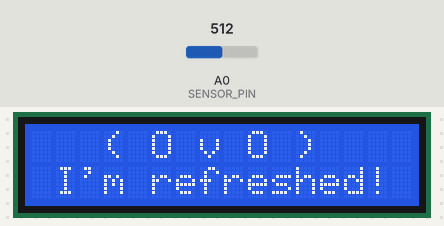
A sketch run on a simulated Arduino Uno R4 WiFi. Parts: 16×2 character LCD. Inputs (shaded band) come from the test bench; at power-on: A0 (SENSOR_PIN) = 512 (analog values on the 0–1023 scale). WiFi joins after 1.5 s; servers stay silent unless stated; uploads are accepted with an empty reply; what the sketch prints to the serial monitor is not drawn.

Above: at 3.1 s.
3.2 s: A0 (SENSOR_PIN) set to 436
4.7 s: A0 (SENSOR_PIN) set to 410
At 6.1 s:
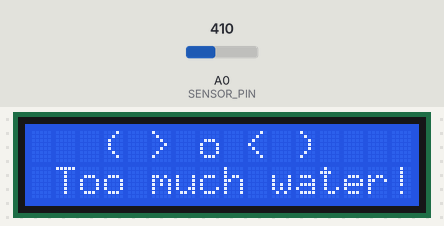
6.5 s: A0 (SENSOR_PIN) set to 900
At 7.7 s:
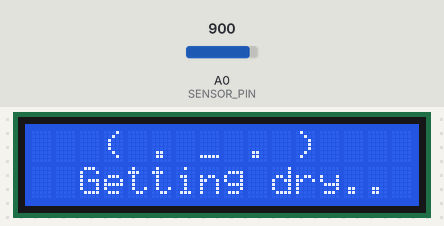
8.5 s: A0 (SENSOR_PIN) set to 925
At 9.3 s:
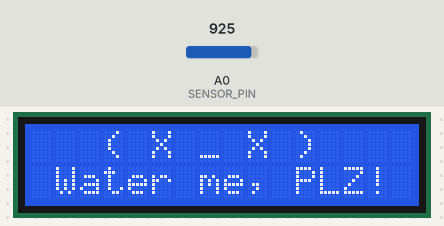
10.5 s: A0 (SENSOR_PIN) set to 716
At 11.9 s:
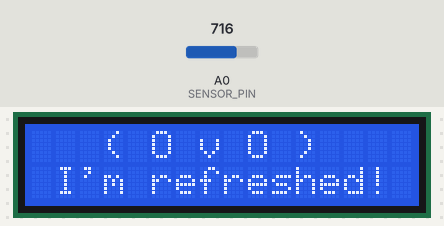
12.5 s: A0 (SENSOR_PIN) set to 799
14.2 s: A0 (SENSOR_PIN) set to 829
At 15.8 s:
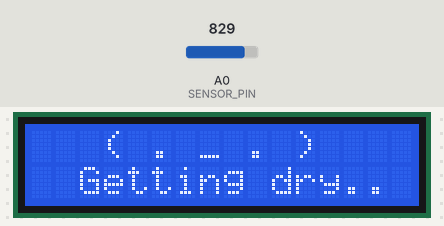
Timing chart, 0 to 17.0 s (numbered marks = the images above; inputs shaded):
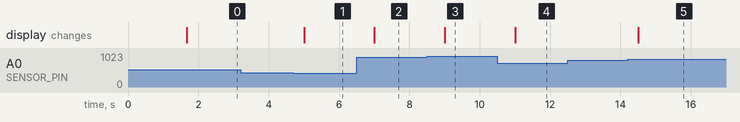

The sketch:

Source_Code.ino
```cpp
#include <WiFiS3.h>
#include <LiquidCrystal_I2C.h>

// --- WiFi & Webhook Configuration ---
const char WIFI_SSID[] = "E";
const char WIFI_PASSWORD[] = "eeeeeeee";
const char WEBHOOK_URL[]   = "https://discord.com/api/webhooks/1563768173864558753/7iUTrccgbqkqACapFC9nSzgte-_LDga7LmoKxU7euSujUtp9yriVKFMB7OtOrJixxTz2";

// --- Hardware & Calibration ---
const int SENSOR_PIN = A0;
LiquidCrystal_I2C lcd(0x27, 16, 2);

const int AIR_VALUE = 1023;
const int WATER_VALUE = 320;

// --- Timers & Thresholds ---
const unsigned long SEND_INTERVAL = 60UL * 1000UL;
const unsigned long LCD_INTERVAL = 500UL;
const int DRY_BELOW = 30;
const int WET_ABOVE = 85;

// --- State Variables ---
WiFiSSLClient client;
unsigned long lastSend = 0;
unsigned long lastLcdUpdate = 0;
String webhookHost;
String webhookPath;
int prevStage = -1;

void connectWiFi() {
  if (WiFi.status() == WL_CONNECTED) return;

  Serial.print("Connecting to WiFi");
  while (WiFi.begin(WIFI_SSID, WIFI_PASSWORD) != WL_CONNECTED) {
    Serial.print(".");
    delay(3000);
  }
  Serial.println("\nConnected! IP: " + WiFi.localIP().toString());
}

void parseWebhookUrl() {
  String url = String(WEBHOOK_URL);
  url.replace("https://", "");
  int slash = url.indexOf('/');
  webhookHost = url.substring(0, slash);
  webhookPath = url.substring(slash);
}

int readMoisturePercent() {
  long total = 0;
  for (int i = 0; i < 10; i++) {
    total += analogRead(SENSOR_PIN);
    delay(5);
  }
  int raw = total / 10;
  int percent = map(raw, AIR_VALUE, WATER_VALUE, 0, 100);
  return constrain(percent, 0, 100);
}

String makeBar(int percent) {
  const int segments = 10;
  int filled = (percent + 5) / 10;
  String bar = "";
  for (int i = 0; i < segments; i++) {
    bar += (i < filled) ? "🟦" : "⬛";
  }
  return bar;
}

void updateLcdEmoticon(int percent) {
  int currentStage;

  if (percent < 15) {
    currentStage = 0;
  } else if (percent < DRY_BELOW) {
    currentStage = 1;
  } else if (percent <= WET_ABOVE) {
    currentStage = 2;
  } else {
    currentStage = 3;
  }

  if (currentStage != prevStage) {
    lcd.clear();

    switch (currentStage) {
      case 0:
        lcd.setCursor(3, 0);
        lcd.print("( X _ X )");
        lcd.setCursor(1, 1);
        lcd.print("Water me, PLZ!");
        break;

      case 1:
        lcd.setCursor(3, 0);
        lcd.print("( . _ . )");
        lcd.setCursor(2, 1);
        lcd.print("Getting dry..");
        break;

      case 2:
        lcd.setCursor(3, 0);
        lcd.print("( O v O )");
        lcd.setCursor(1, 1);
        lcd.print("I'm refreshed!");
        break;

      case 3:
        lcd.setCursor(3, 0);
        lcd.print("( > o < )");
        lcd.setCursor(1, 1);
        lcd.print("Too much water!");
        break;
    }
    prevStage = currentStage;
  }
}

void sendToDiscord(int percent, int raw) {
  String status, emoji, advice;
  int color;

  if (percent < DRY_BELOW) {
    status = "Dry";   emoji = "🏜️"; color = 15158332;
    advice = "Your plant is thirsty. Time to water it!";
  } else if (percent > WET_ABOVE) {
    status = "Wet";   emoji = "🌊"; color = 3447003;
    advice = "Plenty of water. No need to water for now.";
  } else {
    status = "Happy"; emoji = "🌱"; color = 3066993;
    advice = "Moisture level is just right.";
  }

  String json = "{";
  json += "\"username\":\"Plant Monitor\",";
  json += "\"embeds\":[{";
  json += "\"title\":\"" + emoji + " Soil Moisture Report\",";
  json += "\"description\":\"" + makeBar(percent) + "  **" + String(percent) + "%**\\n" + advice + "\",";
  json += "\"color\":" + String(color) + ",";
  json += "\"fields\":[";
  json += "{\"name\":\"💧 Moisture\",\"value\":\"" + String(percent) + "%\",\"inline\":true},";
  json += "{\"name\":\"📊 Status\",\"value\":\"" + status + "\",\"inline\":true},";
  json += "{\"name\":\"🔧 Raw Value\",\"value\":\"" + String(raw) + "\",\"inline\":true}";
  json += "],";
  json += "\"footer\":{\"text\":\"Arduino UNO R4 WiFi • Updates every " + String(SEND_INTERVAL / 1000) + "s\"}";
  json += "}]}";

  Serial.println("Sending to Discord...");

  if (!client.connect(webhookHost.c_str(), 443)) {
    Serial.println("Connection to Discord failed.");
    return;
  }

  client.println("POST " + webhookPath + " HTTP/1.1");
  client.println("Host: " + webhookHost);
  client.println("User-Agent: ArduinoUnoR4");
  client.println("Content-Type: application/json");
  client.println("Connection: close");
  client.println("Content-Length: " + String(json.length()));
  client.println();
  client.print(json);

  unsigned long start = millis();
  while (!client.available() && millis() - start < 5000) delay(10);
  String statusLine = client.readStringUntil('\n');
  Serial.println("Response: " + statusLine);

  client.stop();
}

void setup() {
  Serial.begin(9600);

  lcd.init();
  lcd.backlight();
  lcd.setCursor(2, 0);
  lcd.print("Plant Monitor");
  lcd.setCursor(3, 1);
  lcd.print("Starting...");

  analogReadResolution(10);
  parseWebhookUrl();
  connectWiFi();

  int initialPercent = readMoisturePercent();
  int initialRaw = analogRead(SENSOR_PIN);

  updateLcdEmoticon(initialPercent);
  sendToDiscord(initialPercent, initialRaw);

  lastSend = millis();
  lastLcdUpdate = millis();
}

void loop() {
  connectWiFi();

  unsigned long currentMillis = millis();

  if (currentMillis - lastLcdUpdate >= LCD_INTERVAL) {
    int percent = readMoisturePercent();
    updateLcdEmoticon(percent);
    lastLcdUpdate = currentMillis;
  }

  if (currentMillis - lastSend >= SEND_INTERVAL) {
    int raw = analogRead(SENSOR_PIN);
    int percent = readMoisturePercent();

    Serial.print("Moisture: ");
    Serial.print(percent);
    Serial.print("% (Raw: ");
    Serial.print(raw);
    Serial.println(")");

    sendToDiscord(percent, raw);
    lastSend = currentMillis;
  }
}
```

Measured:
- the behaviour switches between 419 and 418 on A0 (SENSOR_PIN) (found by bisection; images 0 and 1)
- the behaviour switches between 917 and 918 on A0 (SENSOR_PIN) (found by bisection; images 2 and 3)
- the behaviour switches between 812 and 813 on A0 (SENSOR_PIN) (found by bisection; images 4 and 5)
- after the input at 3.2 s, every drawn part: stays the same
- after the input at 4.7 s, the display: changes after 0.31 s (image 1)
- after the input at 6.5 s, the display: changes after 0.51 s (image 2)
- after the input at 8.5 s, the display: changes after 0.51 s (image 3)
- after the input at 10.5 s, the display: changes after 0.51 s (image 4)
- after the input at 12.5 s, every drawn part: stays the same
- after the input at 14.2 s, the display: changes after 0.31 s (image 5)
